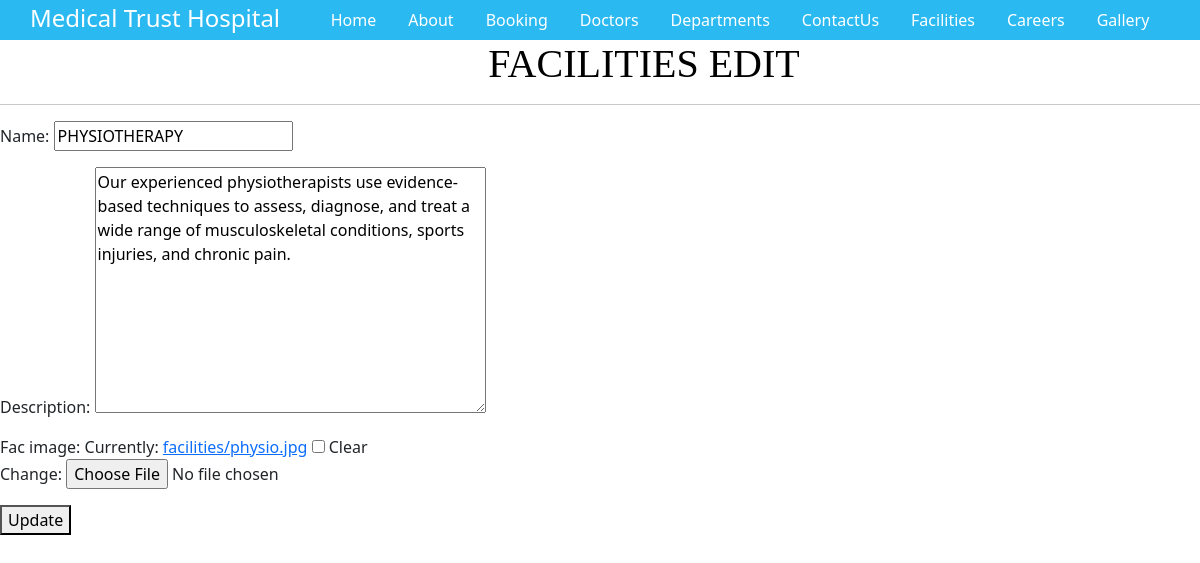
Screenshot of /facilitiesadminedit/1/ with the database file from the repository.
### secondapp/models.py (models this page shows, shortened)
class FacilitiesModel(models.Model):
    name = models.CharField(max_length=100,null=True,blank=True)
    description = models.TextField(null=True,blank=True)
    fac_image = models.ImageField(null=True, blank=True, upload_to='facilities')

### secondapp/views.py (the view)
# urls.py: path('facilitiesadminedit/<int:id>/',views.FacilitiesEdit,name='facilitiesadminedit'),
def FacilitiesEdit(request,id):
    fac = get_object_or_404(FacilitiesModel, id=id)
    if request.method == 'POST':
        form = FacilitiesForm(request.POST, instance=fac)
        if form.is_valid():
            form.save()
            return redirect('facilitiesadmindisplay')
    form = FacilitiesForm(instance=fac)
    return render(request, 'facilitiesedit.html', {'form': form})

### secondapp/forms.py
class FacilitiesForm(forms.ModelForm):
    class Meta:
        model =FacilitiesModel
        fields='__all__'

### templates/facilitiesedit.html (shortened to what this page needs)
{% extends 'base.html'%}
{% load static %}
{% block content %}
<link href="{% static 'css/doctorstyle.css' %}" rel="stylesheet">
 <h1 class="h1">
        FACILITIES EDIT
    </h1>
    <hr>
<form method="POST">
    {{form.as_p}}
    <button type="submit">Update</button>
</form>
{% endblock %}

### static/css/doctorstyle.css (style rules this page uses)
h1 { text-align: center; color:black; font-family:stencil; padding-right:16% }

### rows the page displays
FacilitiesModel: name "PHYSIOTHERAPY", description "Our experienced physiotherapists use evidence-based techniques to assess, diagnose, and treat a wide range of musculoskeletal conditions, sports injuries, and chronic pain."
